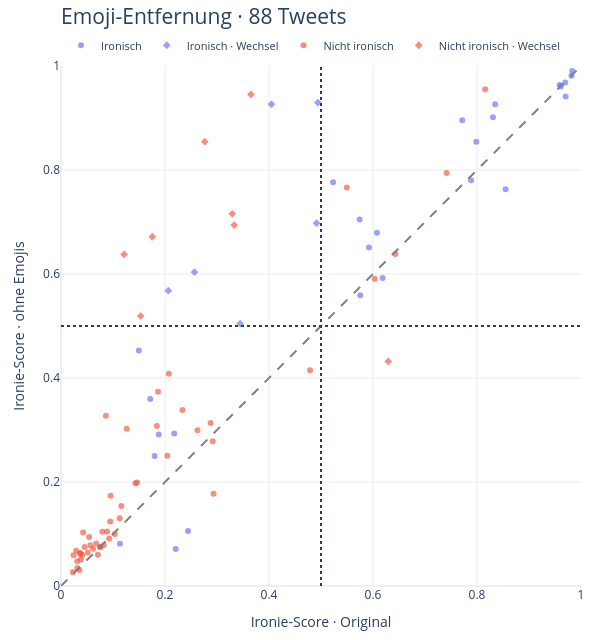

This figure's notebook cell:
### Code cell
if emoji_test.empty:
    print("Im Testsplit wurden keine Emojis gefunden.")
else:
    fig = px.scatter(
        emoji_test,
        x="score_before",
        y="score_after_emoji",
        color="reference_label",
        symbol="class_flip",
        opacity=0.65,
        category_orders={
            "reference_label": ["Ironic", "Non-ironic"],
            "class_flip": [False, True],
        },
        hover_data={
            "text": True,
            "without_emojis": True,
            "removed_emojis": True,
            "delta_emoji": ":.3f",
        },
        labels={
            "score_before": "Ironie-Score · Original",
            "score_after_emoji": "Ironie-Score · ohne Emojis",
            "reference_label": "Referenzlabel",
            "class_flip": "Klassenwechsel",
            "text": "Originaltext",
            "without_emojis": "Text ohne Emojis",
            "removed_emojis": "Entfernte Emojis",
            "delta_emoji": "Score-Änderung",
        },
        template="plotly_white",
    )

    fig.add_shape(
        type="line",
        x0=0, y0=0, x1=1, y1=1,
        line=dict(color="gray", dash="dash"),
    )
    fig.add_vline(x=0.5, line_dash="dot")
    fig.add_hline(y=0.5, line_dash="dot")
    fig.update_xaxes(range=[0, 1], tick0=0, dtick=0.2, constrain="domain")
    fig.update_yaxes(
        range=[0, 1],
        scaleanchor="x",
        scaleratio=1,
        constrain="domain",
    )
    legend_labels = {
        "Ironic, False": "Ironisch",
        "Ironic, True": "Ironisch · Wechsel",
        "Non-ironic, False": "Nicht ironisch",
        "Non-ironic, True": "Nicht ironisch · Wechsel",
    }
    fig.for_each_trace(lambda trace: trace.update(name=legend_labels[trace.name]))
    fig.update_xaxes(dtick=0.2, gridcolor="#E7EDF4")
    fig.update_yaxes(dtick=0.2, gridcolor="#E7EDF4")
    fig.update_layout(
        width=600,
        modebar_remove=["toImage", "select2d", "lasso2d", "zoomIn2d",
                        "zoomOut2d", "autoScale2d"],
        height=640,
        margin=dict(l=61, r=19, t=66, b=54),
        title=dict(
            text=f"Emoji-Entfernung · {len(emoji_test)} Tweets",
            x=0,
            xref="paper",
            xanchor="left",
            y=0.985,
            yanchor="top",
            font=dict(size=21),
        ),
        legend=dict(
            orientation="h",
            x=0,
            xanchor="left",
            y=1.012,
            yanchor="bottom",
            title_text="",
            font=dict(size=11),
        ),
    )
    fig.show()

### Figure 1 — Plotly figure (JSON) as saved in the notebook; plotly's stock layout.template omitted (floating-point values rounded to 4 significant figures; data arrays with more than 128 entries replaced by an {"elided": "..."} marker saying what was removed)
{"data": [{"customdata": [["You decide to go on vacation without me sleep? Reaaaal nice. #considerate #not 😒💤", "You decide to go on vacation without me sleep? Reaaaal nice. #considerate #not", "😒 💤", 0.1036], ["I just love being ignored😊|#not😒", "I just love being ignored|#not", "😊 😒", 0.07008], ["There's no better way to start the week than to get your wisdom teeth taken out at 8 am!!! #not ☺😊😳", "There's no better way to start the week than to get your wisdom teeth taken out at 8 am!!! #not", "☺ 😊 😳", -0.0008944], ["Christmas alone😊 how nice #not", "Christmas alone how nice #not", "😊", 0.07148], ["@user You want to see something Irish!!Of all the reasons to be closed 😂😂😂 #irony", "@user You want to see something Irish!!Of all the reasons to be closed  #irony", "😂 😂 😂", -0.02634], ["I am so ready for Monday. 🙆 #sarcasm", "I am so ready for Monday.  #sarcasm", "🙆", 0.07064], ["@user trust me it will be out of form Scandinavian reef again to. @user do love @user I see😒🙈 #irony #FCBarcelona #mcfc", "@user trust me it will be out of form Scandinavian reef again to. @user do love @user I see #irony #FCBarcelona #mcfc", "😒 🙈", -0.0004759], ["Picked an excellent day to get my hair done 😒 #sarcasm", "Picked an excellent day to get my hair done  #sarcasm", "😒", 0.2529], ["Someone needs to stop me before I kill someone 😡 love waking up in the worst fcking mood #Not", "Someone needs to stop me before I kill someone  love waking up in the worst fcking mood #Not", "😡", -0.1384], ["What a golden morning. 😒 #not", "What a golden morning.  #not", "😒", 0.0556], ["@user hahaha yeah I think so too cause you know how she loves her with all her heart 😂😂😂.... #NOT 🔫.", "@user hahaha yeah I think so too cause you know how she loves her with all her heart .... #NOT .", "😂 😂 😂 🔫", 0.1877], ["Reunited with my pump this morning. #yay #not 😣", "Reunited with my pump this morning. #yay #not", "😣", 0.3034], ["What a great way to start the day!! #Not 😠", "What a great way to start the day!! #Not", "😠", 0.007078], ["What a great Christmas. 😅 #not", "What a great Christmas.  #not", "😅", -0.02911], ["@user u bragged all yr about having Peyton in 2 leagues only to get beat in the 1st round in both #irony 😂😂😂😂", "@user u bragged all yr about having Peyton in 2 leagues only to get beat in the 1st round in both #irony", "😂 😂 😂 😂", 0.07555], ["Perfect time to get sick 😢 #not", "Perfect time to get sick  #not", "😢", -0.01663], ["Yay jury duty 😒 #sarcasm", "Yay jury duty  #sarcasm", "😒", -0.001431], ["Literally functioning on 4 hours of sleep and I feel great 😄 !! #Not #CollegeisKillingMe #OneMoreWeek", "Literally functioning on 4 hours of sleep and I feel great  !! #Not #CollegeisKillingMe #OneMoreWeek", "😄", 0.05862], ["Oh I just love when I wake up with a migraine 😒 #not #needmeds", "Oh I just love when I wake up with a migraine  #not #needmeds", "😒", -0.008476], ["Best Christmas Eve news: I have a half sister. 😂👍 #sarcasm #thanksdad", "Best Christmas Eve news: I have a half sister.  #sarcasm #thanksdad", "😂 👍", -0.09216], ["Throwing up is exactly what I want to be doing at 7:30am... 😷😷😷 #not", "Throwing up is exactly what I want to be doing at 7:30am...  #not", "😷 😷 😷", 0.1239], ["Scoped out a new route on today's 5k. But oh.. the crowds, the traffic, the noise 😄 #not...", "Scoped out a new route on today's 5k. But oh.. the crowds, the traffic, the noise  #not...", "😄", -0.03223], ["@user @user @user same here. Tryin to link d convos bt another tweet cums up. #Sarcasm is the only wrd repeated.😂😂😂😂😂", "@user @user @user same here. Tryin to link d convos bt another tweet cums up. #Sarcasm is the only wrd repeated.", "😂 😂 😂 😂 😂", -0.1495], ["Fighting over chargers is definitely how I wanted to start my day.😒 #not", "Fighting over chargers is definitely how I wanted to start my day. #not", "😒", 0.09133], ["Laptop speakers are too quiet for music & simply too loud for porn 😒 !#Irony", "Laptop speakers are too quiet for music & simply too loud for porn  !#Irony", "😒", 0.1305], ["I love it when people try to tell me that Oakland is so much easier than other schools 😡 #not", "I love it when people try to tell me that Oakland is so much easier than other schools  #not", "😡", 0.004527], ["Hearing gun shots when I first wake up makes me feel like I'm in Compton. What a wonderful way to wake up. ❤ #sarcasm #imscared", "Hearing gun shots when I first wake up makes me feel like I'm in Compton. What a wonderful way to wake up.  #sarcasm #imscared", "❤", -0.0004222]], "hovertemplate": "Referenzlabel=Ironic<br>Klassenwechsel=False<br>Ironie-Score · Original=%{x}<br>Ironie-Score · ohne Emojis=%{y}<br>Originaltext=%{customdata[0]}<br>Text ohne Emojis=%{customdata[1]}<br>Entfernte Emojis=%{customdata[2]}<br>Score-Änderung=%{customdata[3]:.3f}<extra></extra>", "legendgroup": "Ironic, False", "marker": {"color": "#636efa", "opacity": 0.65, "symbol": "circle"}, "mode": "markers", "name": "Ironisch", "orientation": "v", "showlegend": true, "type": "scatter", "x": [0.1879, 0.18, 0.9616, 0.6076, 0.6185, 0.8307, 0.07534, 0.5233, 0.2443, 0.7987, 0.1717, 0.1497, 0.9832, 0.9705, 0.2177, 0.5756, 0.9698, 0.5924, 0.7886, 0.855, 0.7716, 0.1134, 0.2206, 0.835, 0.5743, 0.9589, 0.9818], "xaxis": "x", "y": [0.2915, 0.2501, 0.9607, 0.6791, 0.5921, 0.9014, 0.07487, 0.7763, 0.1059, 0.8543, 0.3594, 0.4531, 0.9903, 0.9413, 0.2932, 0.559, 0.9683, 0.651, 0.7801, 0.7628, 0.8955, 0.08117, 0.07106, 0.9263, 0.7048, 0.9635, 0.9814], "yaxis": "y"}, {"customdata": [["work Wednesday-Sunday .. #yay #not #moneytho 😩😭💰😒", "work Wednesday-Sunday .. #yay #not #moneytho", "😩 😭 💰 😒", 0.3469], ["Nice weather for today.. #not 😠", "Nice weather for today.. #not", "😠", 0.3617], ["Today is going to be a great day . #not. 😔", "Today is going to be a great day . #not.", "😔", 0.5218], ["Horray to working all weekend! #sarcasm #ohwell 💰💰👍😏", "Horray to working all weekend! #sarcasm #ohwell", "💰 💰 👍 😏", 0.4357], ["The thirstiest of thirst buckets calling other people thirsty 😒 #irony", "The thirstiest of thirst buckets calling other people thirsty  #irony", "😒", 0.2065], ["What a lovely day to drive #not #boo #fog #work 😳😳😳", "What a lovely day to drive #not #boo #fog #work", "😳 😳 😳", 0.1599]], "hovertemplate": "Referenzlabel=Ironic<br>Klassenwechsel=True<br>Ironie-Score · Original=%{x}<br>Ironie-Score · ohne Emojis=%{y}<br>Originaltext=%{customdata[0]}<br>Text ohne Emojis=%{customdata[1]}<br>Entfernte Emojis=%{customdata[2]}<br>Score-Änderung=%{customdata[3]:.3f}<extra></extra>", "legendgroup": "Ironic, True", "marker": {"color": "#636efa", "opacity": 0.65, "symbol": "diamond"}, "mode": "markers", "name": "Ironisch · Wechsel", "orientation": "v", "showlegend": true, "type": "scatter", "x": [0.2567, 0.2063, 0.4046, 0.494, 0.4913, 0.3446], "xaxis": "x", "y": [0.6036, 0.568, 0.9265, 0.9297, 0.6978, 0.5045], "yaxis": "y"}, {"customdata": {"elided": "47x4 mixed values"}, "hovertemplate": "Referenzlabel=Non-ironic<br>Klassenwechsel=False<br>Ironie-Score · Original=%{x}<br>Ironie-Score · ohne Emojis=%{y}<br>Originaltext=%{customdata[0]}<br>Text ohne Emojis=%{customdata[1]}<br>Entfernte Emojis=%{customdata[2]}<br>Score-Änderung=%{customdata[3]:.3f}<extra></extra>", "legendgroup": "Non-ironic, False", "marker": {"color": "#EF553B", "opacity": 0.65, "symbol": "circle"}, "mode": "markers", "name": "Nicht ironisch", "orientation": "v", "showlegend": true, "type": "scatter", "x": [0.03128, 0.08861, 0.1866, 0.04055, 0.6032, 0.09546, 0.03715, 0.116, 0.2624, 0.2878, 0.2045, 0.1264, 0.02279, 0.2919, 0.6431, 0.07549, 0.2934, 0.03547, 0.2336, 0.05413, 0.06793, 0.1844, 0.09467, 0.1034, 0.1128, 0.02412, 0.1464, 0.5495, 0.07943, 0.071, 0.02928, 0.04252, 0.0515, 0.7415, 0.03846, 0.08236, 0.05654, 0.8157, 0.03135, 0.479, 0.08634, 0.06176, 0.143, 0.04538, 0.2074, 0.03664, 0.09274], "xaxis": "x", "y": [0.04773, 0.1048, 0.3733, 0.05967, 0.591, 0.1736, 0.06359, 0.1539, 0.2998, 0.3137, 0.2506, 0.3026, 0.02655, 0.2784, 0.6387, 0.07521, 0.1773, 0.03065, 0.3385, 0.09421, 0.08154, 0.3076, 0.1241, 0.09978, 0.1302, 0.05892, 0.1992, 0.7662, 0.1043, 0.05998, 0.06771, 0.1028, 0.06456, 0.7942, 0.0509, 0.07813, 0.07814, 0.9552, 0.03439, 0.4149, 0.3275, 0.07162, 0.1977, 0.07496, 0.4083, 0.06183, 0.09132], "yaxis": "y"}, {"customdata": [["MB forgot to move the elf on shelf and now 10 is asking me if Christmas is real. 😥@NannyProbss", "MB forgot to move the elf on shelf and now 10 is asking me if Christmas is real. @NannyProbss", "😥", -0.1975], ["After getting a total of 4 hours of sleep in 2 days, I FINALLY got good sleep last night😁", "After getting a total of 4 hours of sleep in 2 days, I FINALLY got good sleep last night", "😁", 0.3863], ["Remember to raise a glass of merry to those who are at work keeping the world safe on Christmas 🌎🎄🌏🎅🌍❄|🚑🚒🚓🚁🚢 #essentialservice", "Remember to raise a glass of merry to those who are at work keeping the world safe on Christmas | #essentialservice", "🌎 🎄 🌏 🎅 🌍 ❄ 🚑 🚒 🚓 🚁 🚢", 0.516], ["Watching @user trich vlogs helps me alot with my trich condition !! ☺️💕", "Watching @user trich vlogs helps me alot with my trich condition !!", "☺️ 💕", 0.58], ["I have officially surrounded myself with the most amazing people 😊", "I have officially surrounded myself with the most amazing people", "😊", 0.4959], ["Hyper at 1AM when I really should be getting rest #ohwhale 🐋🐳", "Hyper at 1AM when I really should be getting rest #ohwhale", "🐋 🐳", 0.366], ["So glad I'm off work tonite🙋", "So glad I'm off work tonite", "🙋", 0.5779], ["@user just trying to confuse you all 😘", "@user just trying to confuse you all", "😘", 0.3609]], "hovertemplate": "Referenzlabel=Non-ironic<br>Klassenwechsel=True<br>Ironie-Score · Original=%{x}<br>Ironie-Score · ohne Emojis=%{y}<br>Originaltext=%{customdata[0]}<br>Text ohne Emojis=%{customdata[1]}<br>Entfernte Emojis=%{customdata[2]}<br>Score-Änderung=%{customdata[3]:.3f}<extra></extra>", "legendgroup": "Non-ironic, True", "marker": {"color": "#EF553B", "opacity": 0.65, "symbol": "diamond"}, "mode": "markers", "name": "Nicht ironisch · Wechsel", "orientation": "v", "showlegend": true, "type": "scatter", "x": [0.6294, 0.3294, 0.1215, 0.3653, 0.1758, 0.1532, 0.2766, 0.3332], "xaxis": "x", "y": [0.4319, 0.7157, 0.6376, 0.9453, 0.6717, 0.5192, 0.8544, 0.6941], "yaxis": "y"}], "layout": {"height": 640, "legend": {"font": {"size": 11}, "orientation": "h", "title": {"text": ""}, "tracegroupgap": 0, "x": 0, "xanchor": "left", "y": 1.012, "yanchor": "bottom"}, "margin": {"b": 54, "l": 61, "r": 19, "t": 66}, "modebar": {"remove": ["toImage", "select2d", "lasso2d", "zoomIn2d", "zoomOut2d", "autoScale2d"]}, "shapes": [{"line": {"color": "gray", "dash": "dash"}, "type": "line", "x0": 0, "x1": 1, "y0": 0, "y1": 1}, {"line": {"dash": "dot"}, "type": "line", "x0": 0.5, "x1": 0.5, "xref": "x", "y0": 0, "y1": 1, "yref": "y domain"}, {"line": {"dash": "dot"}, "type": "line", "x0": 0, "x1": 1, "xref": "x domain", "y0": 0.5, "y1": 0.5, "yref": "y"}], "title": {"font": {"size": 21}, "text": "Emoji-Entfernung · 88 Tweets", "x": 0, "xanchor": "left", "xref": "paper", "y": 0.985, "yanchor": "top"}, "width": 600, "xaxis": {"anchor": "y", "constrain": "domain", "domain": [0, 1], "dtick": 0.2, "gridcolor": "#E7EDF4", "range": [0, 1], "tick0": 0, "title": {"text": "Ironie-Score · Original"}}, "yaxis": {"anchor": "x", "constrain": "domain", "domain": [0, 1], "dtick": 0.2, "gridcolor": "#E7EDF4", "range": [0, 1], "scaleanchor": "x", "scaleratio": 1, "title": {"text": "Ironie-Score · ohne Emojis"}}}}
